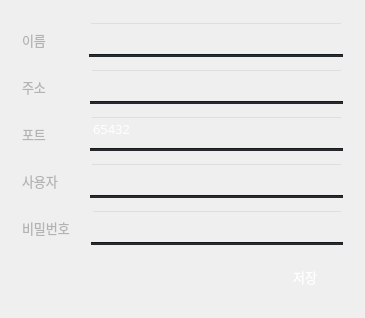
                    <widget class="QWidget" name="widget_7" native="true">
                     <property name="maximumSize">
                      <size>
                       <width>16777215</width>
                       <height>322</height>
                      </size>
                     </property>
                     <layout class="QVBoxLayout" name="verticalLayout_15">
                      <property name="spacing">
                       <number>12</number>
                      </property>
                      <property name="leftMargin">
                       <number>22</number>
                      </property>
                      <property name="topMargin">
                       <number>22</number>
                      </property>
                      <property name="rightMargin">
                       <number>22</number>
                      </property>
                      <property name="bottomMargin">
                       <number>22</number>
                      </property>
                      <item>
                       <layout class="QHBoxLayout" name="horizontalLayout_15">
                        <property name="spacing">
                         <number>38</number>
                        </property>
                        <item>
                         <widget class="QLabel" name="ai_server_name_label">
                          <property name="minimumSize">
                           <size>
                            <width>29</width>
                            <height>22</height>
                           </size>
                          </property>
                          <property name="maximumSize">
                           <size>
                            <width>999</width>
                            <height>999</height>
                           </size>
                          </property>
                          <property name="font">
                           <font>
                            <family>Sans</family>
                            <pointsize>10</pointsize>
                            <bold>false</bold>
                           </font>
                          </property>
                          <property name="styleSheet">
                           <string notr="true">color: rgb(179,179,179);
background-color: rgba(255, 255, 255, 0);</string>
                          </property>
                          <property name="text">
                           <string>이름</string>
                          </property>
                          <property name="alignment">
                           <set>Qt::AlignmentFlag::AlignLeading|Qt::AlignmentFlag::AlignLeft|Qt::AlignmentFlag::AlignVCenter</set>
                          </property>
                         </widget>
                        </item>
                        <item>
                         <layout class="QVBoxLayout" name="verticalLayout_16">
                          <property name="spacing">
                           <number>6</number>
                          </property>
                          <item>
                           <widget class="QLineEdit" name="ai_server_name_input">
                            <property name="minimumSize">
                             <size>
                              <width>252</width>
                              <height>17</height>
                             </size>
                            </property>
                            <property name="maximumSize">
                             <size>
                              <width>999</width>
                              <height>999</height>
                             </size>
                            </property>
                            <property name="font">
                             <font>
                              <family>Sans</family>
                              <pointsize>10</pointsize>
                              <bold>false</bold>
                             </font>
                            </property>
                            <property name="focusPolicy">
                             <enum>Qt::FocusPolicy::StrongFocus</enum>
                            </property>
                            <property name="styleSheet">
                             <string notr="true">qproperty-frame: false;
font-size:10pt;
color: rgb(255, 255, 255);
background-color: rgba(255, 255, 255, 0);</string>
                            </property>
                            <property name="text">
                             <string/>
                            </property>
                           </widget>
                          </item>
                          <item>
                           <widget class="Line" name="ai_server_name_input_line">
                            <property name="minimumSize">
                             <size>
                              <width>0</width>
                              <height>3</height>
                             </size>
                            </property>
                            <property name="maximumSize">
                             <size>
                              <width>999</width>
                              <height>3</height>
                             </size>
                            </property>
                            <property name="font">
                             <font>
                              <family>Sans</family>
                              <pointsize>5</pointsize>
                              <strikeout>false</strikeout>
                             </font>
                            </property>
                            <property name="contextMenuPolicy">
                             <enum>Qt::ContextMenuPolicy::NoContextMenu</enum>
                            </property>
                            <property name="autoFillBackground">
                             <bool>false</bool>
                            </property>
                            <property name="styleSheet">
                             <string notr="true">background-color: rgb(36, 39, 44)</string>
                            </property>
                            <property name="orientation">
                             <enum>Qt::Orientation::Horizontal</enum>
                            </property>
                           </widget>
                          </item>
                         </layout>
                        </item>
                       </layout>
                      </item>
                      <item>
                       <layout class="QHBoxLayout" name="horizontalLayout_16">
                        <property name="spacing">
                         <number>39</number>
                        </property>
                        <item>
                         <widget class="QLabel" name="ai_server_ip_label">
                          <property name="minimumSize">
                           <size>
                            <width>29</width>
                            <height>22</height>
                           </size>
                          </property>
                          <property name="maximumSize">
                           <size>
                            <width>999</width>
                            <height>999</height>
                           </size>
                          </property>
                          <property name="font">
                           <font>
                            <family>Sans</family>
                            <pointsize>10</pointsize>
                            <bold>false</bold>
                           </font>
                          </property>
                          <property name="styleSheet">
                           <string notr="true">color: rgb(179,179,179);
background-color: rgba(255, 255, 255, 0);</string>
                          </property>
                          <property name="text">
                           <string>주소</string>
                          </property>
                          <property name="alignment">
                           <set>Qt::AlignmentFlag::AlignLeading|Qt::AlignmentFlag::AlignLeft|Qt::AlignmentFlag::AlignVCenter</set>
                          </property>
                         </widget>
                        </item>
                        <item>
                         <layout class="QVBoxLayout" name="verticalLayout_17">
                          <property name="spacing">
                           <number>6</number>
                          </property>
                          <item>
                           <widget class="QLineEdit" name="ai_server_ip_input">
                            <property name="minimumSize">
                             <size>
                              <width>252</width>
                              <height>17</height>
                             </size>
                            </property>
                            <property name="maximumSize">
                             <size>
                              <width>999</width>
                              <height>999</height>
                             </size>
                            </property>
                            <property name="font">
                             <font>
                              <family>Sans</family>
                              <pointsize>10</pointsize>
                              <bold>false</bold>
                             </font>
                            </property>
                            <property name="focusPolicy">
                             <enum>Qt::FocusPolicy::StrongFocus</enum>
                            </property>
                            <property name="styleSheet">
                             <string notr="true">qproperty-frame: false;
font-size:10pt;
color: rgb(255, 255, 255);
background-color: rgba(255, 255, 255, 0);</string>
                            </property>
                            <property name="text">
                             <string/>
                            </property>
                           </widget>
                          </item>
                          <item>
                           <widget class="Line" name="ai_server_ip_input_line">
                            <property name="minimumSize">
                             <size>
                              <width>0</width>
                              <height>3</height>
                             </size>
                            </property>
                            <property name="maximumSize">
                             <size>
                              <width>999</width>
                              <height>3</height>
                             </size>
                            </property>
                            <property name="font">
                             <font>
                              <family>Sans</family>
                              <pointsize>5</pointsize>
                              <strikeout>false</strikeout>
                             </font>
                            </property>
                            <property name="contextMenuPolicy">
                             <enum>Qt::ContextMenuPolicy::NoContextMenu</enum>
                            </property>
                            <property name="autoFillBackground">
                             <bool>false</bool>
                            </property>
                            <property name="styleSheet">
                             <string notr="true">background-color: rgb(36, 39, 44)</string>
                            </property>
                            <property name="orientation">
                             <enum>Qt::Orientation::Horizontal</enum>
                            </property>
                           </widget>
                          </item>
                         </layout>
                        </item>
                       </layout>
                      </item>
                      <item>
                       <layout class="QHBoxLayout" name="horizontalLayout_17">
                        <property name="spacing">
                         <number>39</number>
                        </property>
                        <item>
                         <widget class="QLabel" name="ai_server_port_label">
                          <property name="minimumSize">
                           <size>
                            <width>29</width>
                            <height>22</height>
                           </size>
                          </property>
                          <property name="maximumSize">
                           <size>
                            <width>999</width>
                            <height>999</height>
                           </size>
                          </property>
                          <property name="font">
                           <font>
                            <family>Sans</family>
                            <pointsize>10</pointsize>
                            <bold>false</bold>
                           </font>
                          </property>
                          <property name="styleSheet">
                           <string notr="true">color: rgb(179,179,179);
background-color: rgba(255, 255, 255, 0);</string>
                          </property>
                          <property name="text">
                           <string>포트</string>
                          </property>
                          <property name="alignment">
                           <set>Qt::AlignmentFlag::AlignLeading|Qt::AlignmentFlag::AlignLeft|Qt::AlignmentFlag::AlignVCenter</set>
                          </property>
                         </widget>
                        </item>
                        <item>
                         <layout class="QVBoxLayout" name="verticalLayout_19">
                          <property name="spacing">
                           <number>6</number>
                          </property>
                          <item>
                           <widget class="QLineEdit" name="ai_server_port_input">
                            <property name="minimumSize">
                             <size>
                              <width>252</width>
                              <height>17</height>
                             </size>
                            </property>
                            <property name="maximumSize">
                             <size>
                              <width>999</width>
                              <height>999</height>
                             </size>
                            </property>
                            <property name="font">
                             <font>
                              <family>Sans</family>
                              <pointsize>10</pointsize>
                              <bold>false</bold>
                             </font>
                            </property>
                            <property name="focusPolicy">
                             <enum>Qt::FocusPolicy::StrongFocus</enum>
                            </property>
                            <property name="styleSheet">
                             <string notr="true">qproperty-frame: false;
font-size:10pt;
color: rgb(255, 255, 255);
background-color: rgba(255, 255, 255, 0);</string>
                            </property>
                            <property name="text">
                             <string>65432</string>
                            </property>
                           </widget>
                          </item>
                          <item>
                           <widget class="Line" name="ai_server_port_input_line">
                            <property name="minimumSize">
                             <size>
                              <width>0</width>
                              <height>3</height>
                             </size>
                            </property>
                            <property name="maximumSize">
                             <size>
                              <width>999</width>
                              <height>3</height>
                             </size>
                            </property>
                            <property name="font">
                             <font>
                              <family>Sans</family>
                              <pointsize>5</pointsize>
                              <strikeout>false</strikeout>
                             </font>
                            </property>
                            <property name="contextMenuPolicy">
                             <enum>Qt::ContextMenuPolicy::NoContextMenu</enum>
                            </property>
                            <property name="autoFillBackground">
                             <bool>false</bool>
                            </property>
                            <property name="styleSheet">
                             <string notr="true">background-color: rgb(36, 39, 44)</string>
                            </property>
                            <property name="orientation">
                             <enum>Qt::Orientation::Horizontal</enum>
                            </property>
                           </widget>
                          </item>
                         </layout>
                        </item>
                       </layout>
                      </item>
                      <item>
                       <layout class="QHBoxLayout" name="horizontalLayout_19">
                        <property name="spacing">
                         <number>24</number>
                        </property>
                        <item>
                         <widget class="QLabel" name="ai_server_id_label">
                          <property name="minimumSize">
                           <size>
                            <width>44</width>
                            <height>22</height>
                           </size>
                          </property>
                          <property name="maximumSize">
                           <size>
                            <width>999</width>
                            <height>999</height>
                           </size>
                          </property>
                          <property name="font">
                           <font>
                            <family>Sans</family>
                            <pointsize>10</pointsize>
                            <bold>false</bold>
                           </font>
                          </property>
                          <property name="styleSheet">
                           <string notr="true">color: rgb(179,179,179);
background-color: rgba(255, 255, 255, 0);</string>
                          </property>
                          <property name="text">
                           <string>사용자</string>
                          </property>
                          <property name="alignment">
                           <set>Qt::AlignmentFlag::AlignLeading|Qt::AlignmentFlag::AlignLeft|Qt::AlignmentFlag::AlignVCenter</set>
                          </property>
                         </widget>
                        </item>
                        <item>
                         <layout class="QVBoxLayout" name="verticalLayout_20">
                          <property name="spacing">
                           <number>6</number>
                          </property>
                          <item>
                           <widget class="QLineEdit" name="ai_server_id_input">
                            <property name="minimumSize">
                             <size>
                              <width>252</width>
                              <height>17</height>
                             </size>
                            </property>
                            <property name="maximumSize">
                             <size>
                              <width>999</width>
                              <height>999</height>
                             </size>
                            </property>
                            <property name="font">
                             <font>
                              <family>Sans</family>
                              <pointsize>10</pointsize>
                              <bold>false</bold>
                             </font>
                            </property>
                            <property name="focusPolicy">
                             <enum>Qt::FocusPolicy::StrongFocus</enum>
                            </property>
                            <property name="styleSheet">
                             <string notr="true">qproperty-frame: false;
font-size:10pt;
color: rgb(255, 255, 255);
background-color: rgba(255, 255, 255, 0);</string>
                            </property>
                            <property name="text">
                             <string/>
                            </property>
                           </widget>
                          </item>
                          <item>
                           <widget class="Line" name="ai_server_id_input_line">
                            <property name="minimumSize">
                             <size>
                              <width>0</width>
                              <height>3</height>
                             </size>
                            </property>
                            <property name="maximumSize">
                             <size>
                              <width>999</width>
                              <height>3</height>
                             </size>
                            </property>
                            <property name="font">
                             <font>
                              <family>Sans</family>
                              <pointsize>5</pointsize>
                              <strikeout>false</strikeout>
                             </font>
                            </property>
                            <property name="contextMenuPolicy">
                             <enum>Qt::ContextMenuPolicy::NoContextMenu</enum>
                            </property>
                            <property name="autoFillBackground">
                             <bool>false</bool>
                            </property>
                            <property name="styleSheet">
                             <string notr="true">background-color: rgb(36, 39, 44)</string>
                            </property>
                            <property name="orientation">
                             <enum>Qt::Orientation::Horizontal</enum>
                            </property>
                           </widget>
                          </item>
                         </layout>
                        </item>
                       </layout>
                      </item>
                      <item>
                       <layout class="QHBoxLayout" name="horizontalLayout_20">
                        <property name="spacing">
                         <number>19</number>
                        </property>
                        <item>
                         <widget class="QLabel" name="ai_server_passward_label">
                          <property name="minimumSize">
                           <size>
                            <width>50</width>
                            <height>22</height>
                           </size>
                          </property>
                          <property name="maximumSize">
                           <size>
                            <width>999</width>
                            <height>999</height>
                           </size>
                          </property>
                          <property name="font">
                           <font>
                            <family>Sans</family>
                            <pointsize>10</pointsize>
                            <bold>false</bold>
                           </font>
                          </property>
                          <property name="styleSheet">
                           <string notr="true">color: rgb(179,179,179);
background-color: rgba(255, 255, 255, 0);</string>
                          </property>
                          <property name="text">
                           <string>비밀번호</string>
                          </property>
                          <property name="alignment">
                           <set>Qt::AlignmentFlag::AlignLeading|Qt::AlignmentFlag::AlignLeft|Qt::AlignmentFlag::AlignVCenter</set>
                          </property>
                         </widget>
                        </item>
                        <item>
                         <layout class="QVBoxLayout" name="verticalLayout_21">
                          <property name="spacing">
                           <number>6</number>
                          </property>
                          <item>
                           <widget class="QLineEdit" name="ai_server_passward_input">
                            <property name="minimumSize">
                             <size>
                              <width>252</width>
                              <height>17</height>
                             </size>
                            </property>
                            <property name="maximumSize">
                             <size>
                              <width>999</width>
                              <height>999</height>
                             </size>
                            </property>
                            <property name="font">
                             <font>
                              <family>Sans</family>
                              <pointsize>10</pointsize>
                              <bold>false</bold>
                             </font>
                            </property>
                            <property name="focusPolicy">
                             <enum>Qt::FocusPolicy::StrongFocus</enum>
                            </property>
                            <property name="styleSheet">
                             <string notr="true">qproperty-frame: false;
font-size:10pt;
color: rgb(255, 255, 255);
background-color: rgba(255, 255, 255, 0);</string>
                            </property>
                            <property name="text">
                             <string/>
                            </property>
                            <property name="echoMode">
                             <enum>QLineEdit::EchoMode::Password</enum>
                            </property>
                           </widget>
                          </item>
                          <item>
                           <widget class="Line" name="ai_server_passward_input_line">
                            <property name="minimumSize">
                             <size>
                              <width>0</width>
                              <height>3</height>
                             </size>
                            </property>
                            <property name="maximumSize">
                             <size>
                              <width>999</width>
                              <height>3</height>
                             </size>
                            </property>
                            <property name="font">
                             <font>
                              <family>Sans</family>
                              <pointsize>5</pointsize>
                              <strikeout>false</strikeout>
                             </font>
                            </property>
                            <property name="contextMenuPolicy">
                             <enum>Qt::ContextMenuPolicy::NoContextMenu</enum>
                            </property>
                            <property name="autoFillBackground">
                             <bool>false</bool>
                            </property>
                            <property name="styleSheet">
                             <string notr="true">background-color: rgb(36, 39, 44)</string>
                            </property>
                            <property name="orientation">
                             <enum>Qt::Orientation::Horizontal</enum>
                            </property>
                           </widget>
                          </item>
                         </layout>
                        </item>
                       </layout>
                      </item>
                      <item>
                       <layout class="QHBoxLayout" name="horizontalLayout_21">
                        <item>
                         <spacer name="horizontalSpacer_7">
                          <property name="orientation">
                           <enum>Qt::Orientation::Horizontal</enum>
                          </property>
                          <property name="sizeHint" stdset="0">
                           <size>
                            <width>40</width>
                            <height>20</height>
                           </size>
                          </property>
                         </spacer>
                        </item>
                        <item>
                         <widget class="QPushButton" name="ai_server_save_bnt">
                          <property name="sizePolicy">
                           <sizepolicy hsizetype="Expanding" vsizetype="Expanding">
                            <horstretch>0</horstretch>
                            <verstretch>0</verstretch>
                           </sizepolicy>
                          </property>
                          <property name="minimumSize">
                           <size>
                            <width>76</width>
                            <height>39</height>
                           </size>
                          </property>
                          <property name="maximumSize">
                           <size>
                            <width>76</width>
                            <height>39</height>
                           </size>
                          </property>
                          <property name="font">
                           <font>
                            <family>Sans</family>
                            <pointsize>10</pointsize>
                           </font>
                          </property>
                          <property name="cursor">
                           <cursorShape>PointingHandCursor</cursorShape>
                          </property>
                          <property name="styleSheet">
                           <string notr="true">background-color: qlineargradient(
    spread:pad,
    x1:0, y1:0, x2:0, y2:1,
    stop:0.0 rgba(112, 210, 112, 255),
    stop:0.3 rgba(0, 196, 0, 255)
);

color: rgb(255, 255, 255);
border-radius: 12px;
</string>
                          </property>
                          <property name="text">
                           <string>저장</string>
                          </property>
                         </widget>
                        </item>
                       </layout>
                      </item>
                     </layout>
                    </widget>
